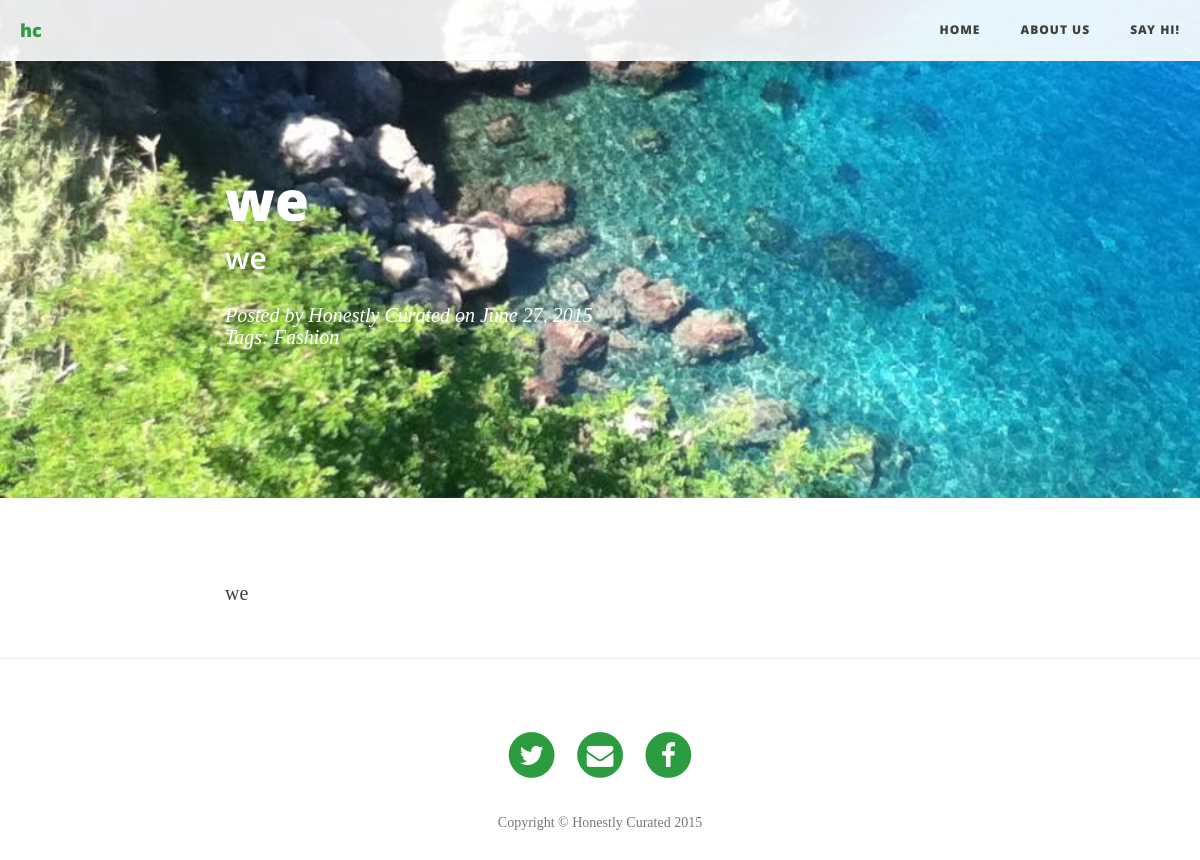
The app's page /we/ with its own data.
### blog/models.py (models this page shows, shortened)
class Page(models.Model):
    title = models.CharField(max_length=255, unique=True)
    subtitle = models.CharField(max_length=255, null=True, blank=True)
    slug = models.SlugField(max_length=255, unique=True)
    order = models.IntegerField(unique=True)
    content = RedactorField(verbose_name=u'Text')
    published = models.BooleanField(default=True)
    class Meta:
        ordering = ['order']
    def get_absolute_url(self):
        return reverse('blog.views.page',args=[self.slug])

class Post(models.Model):
    title = models.CharField(max_length=255)
    slug = models.SlugField(unique=True,
                            max_length=255)
    description = models.CharField(max_length=255, null=True, blank=True,help_text="Leave blank for auto-fill")
    author = models.CharField(max_length=255,default="Honestly Curated")
    content = RedactorField(verbose_name=u'Text')
    published = models.BooleanField(default=True)
    created = models.DateTimeField(auto_now_add=True)
    tag = models.ManyToManyField(Tag, related_name="posts", related_query_name="post", blank=True)
    class Meta:
        ordering = ['-created']

class Tag(models.Model):
    name = models.CharField(max_length=255, unique=True)
    slug = models.SlugField(max_length=255, unique=True)
    class Meta:
        ordering = ['name']

### blog/views.py (the view)
# urls.py: url(r'^(?P<slug>[\w\-]+)/$', 'blog.views.post'),
def post(request,slug):
    post = get_object_or_404(Post,slug=slug)
    post.tags = Tag.objects.filter(post__slug=post.slug)
    pages = Page.objects.filter(published=True)
    return render(request,'blog/post.html',{'post':post,'pages':pages,'MEDIA_URL':settings.MEDIA_URL})

### random_image/templatetags/random_image.py (called while the page is built)
@register.simple_tag
def random_image(image_dir):
    try:
        valid_extensions = settings.RANDOM_IMAGE_EXTENSIONS
    except AttributeError:
        valid_extensions = ['.jpg','.jpeg','.png','.gif',]
    if image_dir:
        rel_dir = image_dir
    else:
        rel_dir = settings.RANDOM_IMAGE_DIR
    rand_dir = os.path.join(settings.MEDIA_ROOT, rel_dir)
    files = [f for f in os.listdir(rand_dir) if os.path.splitext(f)[1] in valid_extensions]
    return os.path.join(rel_dir, random.choice(files))

### hc/templates/blog/post.html (shortened to what this page needs)
{% extends 'blog/base.html' %}
    {% load staticfiles %}
    {% load random_image %}
    {% block content %}
    <header class="intro-header" style="background-image: url('{{MEDIA_URL}}{% random_image "blog" %}')">
        <div class="container">
            <div class="row">
                <div class="col-lg-8 col-lg-offset-2 col-md-10 col-md-offset-1">
                    <div class="post-heading">
                        <h1>{{post.title}}</h1>
                        <h2 class="subheading">{{post.description}}</h2>
                        <span class="meta">Posted by {{post.author}} on
                            <time datetime="{{post.created|date:"c"}}">
                                {{post.created|date}}
                            </time>
                        </span>
                        {% if post.tags %}
                        <span class="meta tags">
                            Tags:
                            {% for tag in post.tags %}
                                <a href="{% url 'blog.views.index' %}?page=1&tag={{tag.slug}}">{{tag.name}}</a>
                            {% endfor %}
                        </span>
                        {% endif %}
                    </div>
                </div>
            </div>
        </div>
    </header>
    <article>
        <div class="container">
            <div class="row">
                <div class="col-lg-8 col-lg-offset-2 col-md-10 col-md-offset-1">
                    {{ post.content|safe}}
                </div>
            </div>
        </div>
    </article>
    <hr>
    {% endblock %}

### hc/templates/blog/base.html (shortened to what this page needs)
<!DOCTYPE html>
    <html>
        <head>
            {% load staticfiles %}
            {% load compress %}
            {% compress css %}
            <link href="{% static "blog/css/bootstrap.min.css" %}" rel="stylesheet">
            <link href="{% static "blog/css/clean-blog.min.css" %}" rel="stylesheet">
            <link href="{% static "blog/css/font-awesome.min.css" %}" rel="stylesheet" type="text/css">
            <link href="{% static "blog/css/font-lora.css" %}" rel='stylesheet' type='text/css'>
            <link href="{% static "blog/css/font-open-sans.css" %}" rel='stylesheet' type='text/css'>
            {% endcompress %}
            </head>
        <body>
            <nav class="navbar navbar-default navbar-custom navbar-fixed-top is-fixed is-visible">
                <div class="container-fluid">
                    <div class="navbar-header page-scroll">
                        <a class="navbar-brand" href="{% url 'blog.views.index' %}">hc</a>
                    </div>
                    <div class="collapse navbar-collapse" id="bs-example-navbar-collapse-1">
                        <ul class="nav navbar-nav navbar-right">
                            <li>
                                <a href="{% url 'blog.views.index' %}">Home</a>
                            </li>
                            {% for page in pages%}
                            <li>
                                <a href="{{page.get_absolute_url}}">{{page.title}}</a>
                            </li>
                            {% endfor %}
                        </ul>
                    </div>
                </div>
            </nav>
            {% block content %}
            {% endblock %}
            <footer>
                <div class="container">
                    <div class="row">
                        <div class="col-lg-8 col-lg-offset-2 col-md-10 col-md-offset-1">
                            <ul class="list-inline text-center">
                                <li>
                                    <a href="https://twitter.com/honestlycurated" target="_blank">
                                        <span class="fa-stack fa-lg">
                                            <i class="fa fa-circle fa-stack-2x"></i>
                                            <i class="fa fa-twitter fa-stack-1x fa-inverse"></i>
                                        </span>
                                    </a>
                                </li>
                                <li>
                                    <a href="#" id="mailto">
                                        <span class="fa-stack fa-lg">
                                            <i class="fa fa-circle fa-stack-2x"></i>
                                            <i class="fa fa-envelope fa-stack-1x fa-inverse"></i>
                                        </span>
                                    </a>
                                </li>
                                <li>
                                    <a href="https://www.facebook.com/honestlycurated" target="_blank">
                                        <span class="fa-stack fa-lg">
                                            <i class="fa fa-circle fa-stack-2x"></i>
                                            <i class="fa fa-facebook fa-stack-1x fa-inverse"></i>
                                        </span>
                                    </a>
                                </li>
                            </ul>
                            <p class="copyright text-muted">Copyright &copy; Honestly Curated 2015</p>
                        </div>
                    </div>
                </div>
            </footer>
        </body>
    </html>

### hc/templates/blog/base.html (style rules this page uses)
a { color: #2b9c40; }

### records on screen
Page: title "ABOUT US"
Page: title "SAY HI!"
Post: title "we", description "we", author "Honestly Curated", created "June 27, 2015", content "we"
Tag: name "Fashion"
